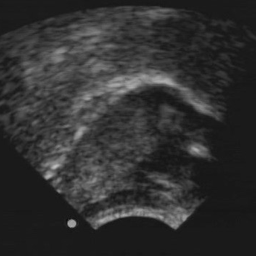
%> input picture images/us1.jpg (cropped and resized to the size of MATLAB's example picture, made grey), 256 x 256 px, given in place of cameraman.tif, which was not available
$ octave example3.m   (GNU Octave 9; MATLAB toolbox functions it lacks are replaced by stand-ins)
%> lines starting %> are read from the running program, lines starting %| are printed output that depends on the picture; in (x1, y1, x2, y2) boxes, pixels count from 0 and x2, y2 are one past the last pixel; in counts of white or black regions, pixels touching at a corner belong together; the program's own positions count from 1; pictures that were not available may be replaced by others from this repository, and a replacement may not be noted
% basic filtering operations (from MATLAB image processing toolbox)

% read the images using rgb2gray when appropriate to convert color images
% to gray scale images
im1 = imread('cameraman.tif'); % an image that comes packaged with MATLAB's image processing toolbox
%> im1 is the input picture: size 256x256 uint8; min 15, max 193, mean 48.9
us1 = rgb2gray(imread('images/us1.jpg')); % two ultrasound images from different scanners
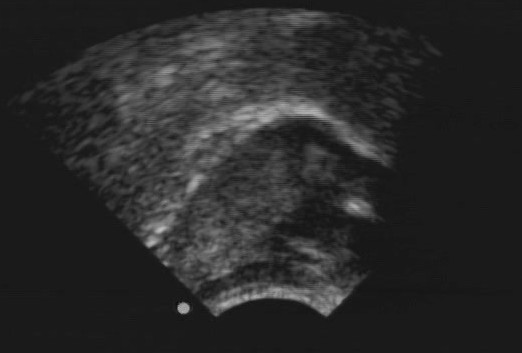
%> us1: size 353x522 uint8; min 7, max 192, mean 41.7
us2 = rgb2gray(imread('images/us2.png'));
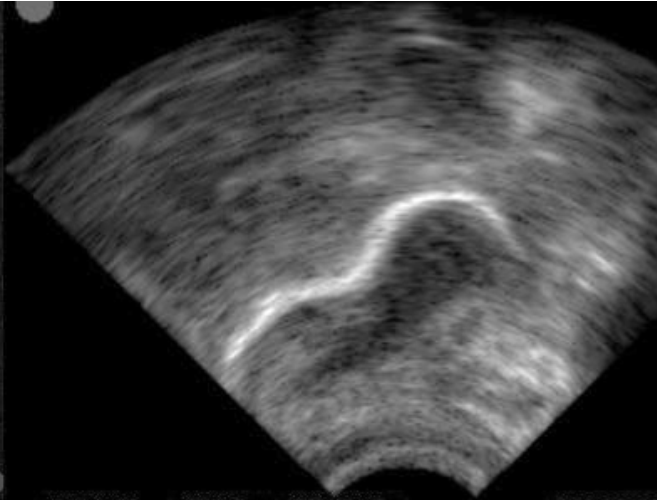
%> input picture images/us2.PNG, 657 x 500 px
%> us2: size 500x657 uint8; min 0, max 255, mean 61.9

% Gaussian smoothing
im1_gauss = imgaussfilt(im1, 3);
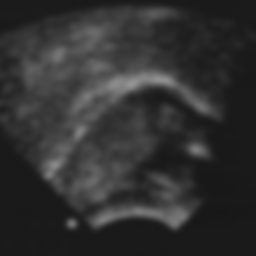
%> im1_gauss: size 256x256 uint8; min 23, max 149, mean 48.8
us1_gauss = imgaussfilt(us1, 3);
us2_gauss = imgaussfilt(us2, 3);

% Image sharpening using the 'unsharp' filter
% Different parameter settings are allowed, see documentation
im1_sharp = imsharpen(im1);
us1_sharp = imsharpen(us1);
us2_sharp = imsharpen(us2);

% Edge detection - there are a number of methods, but the default (Sobel)
% is quite good
im1_sobel = edge(im1, 'sobel');
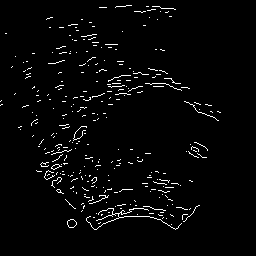
%> im1_sobel: size 256x256 logical; 2.7% white in thin lines or dots, all inside (x1, y1, x2, y2) = (0, 5, 221, 230)

% Play around with Sobel edge detector's optional parameters here if
% desired (see MATLAB documentation)
us1_sobel = edge(us1, 'sobel');
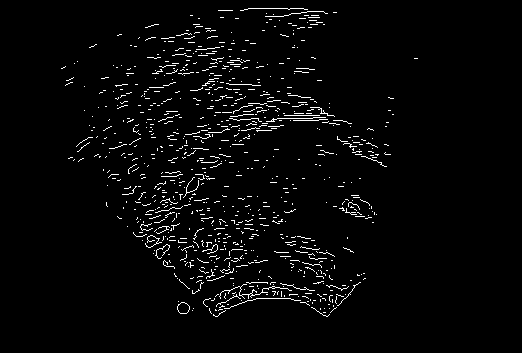
%> us1_sobel: size 353x522 logical; 2.9% white in thin lines or dots, all inside (x1, y1, x2, y2) = (61, 8, 418, 317)
us2_sobel = edge(us2, 'sobel');
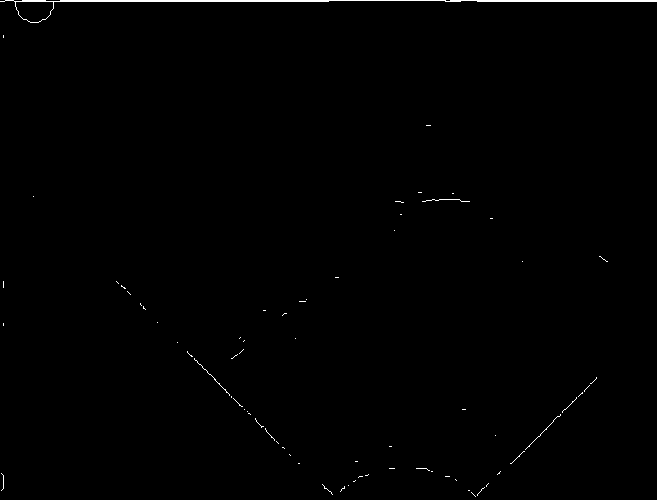
%> us2_sobel: size 500x657 logical; 0.51% white; 72 white regions (68 under 20 px), largest, box (x1, y1, x2, y2) and area: (0, 0, 657, 23) 1199, (422, 199, 470, 202) 48, (194, 358, 230, 396) 46, (525, 414, 561, 450) 41


% display the images for comparison
subplot(4,3,1);
imshow(im1,[]);
ylabel('original images');
subplot(4,3,2);
imshow(us1,[]);
subplot(4,3,3);
imshow(us2,[]);
subplot(4,3,4);
imshow(im1_gauss, []);
ylabel('gaussian smoothed images');
subplot(4,3,5);
imshow(us1_gauss, []);
subplot(4,3,6);
imshow(us2_gauss,[]);
subplot(4,3,7);
imshow(im1_sharp, []);
ylabel('sharpened images');
subplot(4,3,8);
imshow(us1_sharp, []);
subplot(4,3,9);
imshow(us2_sharp, []);
subplot(4,3,10);
imshow(im1_sobel, []);
ylabel('sobel edge detection');
subplot(4,3,11);
imshow(us1_sobel, []);
subplot(4,3,12);
imshow(us2_sobel, []);
